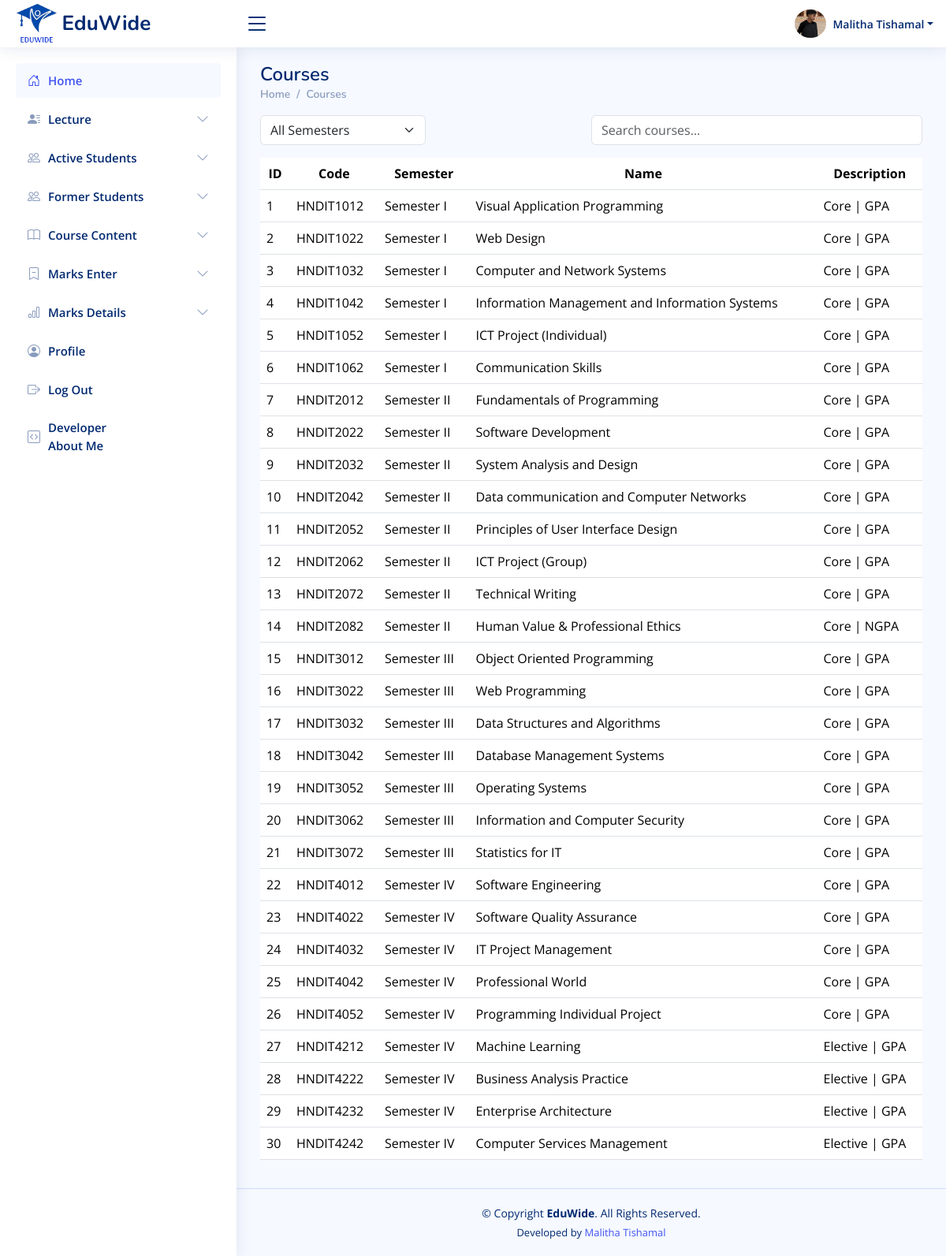
Screenshot of /lectures/pages-courses.php (signed in) with the database file from the repository.
### tables this page shows
CREATE TABLE `lectures` (
  `id` int(11) NOT NULL,
  `username` varchar(255) NOT NULL,
  `nic` varchar(20) NOT NULL,
  `email` varchar(255) NOT NULL,
  `mobile` varchar(15) DEFAULT NULL,
  `linkedin` varchar(200) NOT NULL,
  `blog` varchar(200) NOT NULL,
  `github` varchar(200) NOT NULL,
  `facebook` varchar(200) NOT NULL,
  `password` varchar(255) NOT NULL,
  `profile_picture` varchar(255) DEFAULT 'uploads/profile_pictures/default.png',
  `created_at` timestamp NOT NULL DEFAULT current_timestamp(),
  `status` varchar(20) DEFAULT 'pending'
);

CREATE TABLE `subjects` (
  `id` int(11) NOT NULL,
  `semester` varchar(50) DEFAULT NULL,
  `code` varchar(20) DEFAULT NULL,
  `name` varchar(255) DEFAULT NULL,
  `description` varchar(255) DEFAULT NULL
);

### lectures/pages-courses.php (the view, shortened to what this page needs)
<?php
require_once '../includes/db-conn.php';
$user_id = $_SESSION['lecturer_id'];
$sql = "SELECT * FROM lectures WHERE id = ?";
$stmt = $conn->prepare($sql);
$stmt->bind_param("i", $user_id);
$stmt->execute();
$result = $stmt->get_result();
$user = $result->fetch_assoc();
$sql = "SELECT * FROM subjects";
$result = $conn->query($sql);
?>
<!DOCTYPE html>
<html lang="en">
<head>
    <?php include_once("../includes/css-links-inc.php"); ?>
</head>
<body>
    <?php include_once("../includes/header.php") ?>
    <?php include_once("../includes/lectures-sidebar.php") ?>
    <main id="main" class="main">
        <div class="pagetitle">
            <h1>Courses</h1>
            <nav>
                <ol class="breadcrumb">
                    <li class="breadcrumb-item"><a href="">Home</a></li>
                    <li class="breadcrumb-item"><a href="">Courses</a></li>
                </ol>
            </nav>
        </div>
        <section class="section">
            <div class="d-flex justify-content-between mb-3">
                <select id="semesterFilter" class="form-select w-25">
                    <option value="">All Semesters</option>
                </select>
                        <input type="text" id="searchInput" class="form-control w-50" placeholder="Search courses...">
            </div>
            <table id="courseDataTable" class="table ">
                <thead class="align-middle text-center">
                    <tr>
                        <th>ID</th>
                        <th>Code</th>
                        <th>Semester</th>
                        <th>Name</th>
                        <th>Description</th>
                    </tr>
                </thead>
                <tbody id="courseTable">
                    <?php
                    if ($result->num_rows > 0) {
                        while ($row = $result->fetch_assoc()) {
                            echo "<tr>";
                            echo "<td>" . $row['id'] . "</td>";
                            echo "<td>" . $row['code'] . "</td>";
                            echo "<td class='semester'>" . $row['semester'] . "</td>";
                            echo "<td class='course-name'>" . $row['name'] . "</td>";
                            echo "<td>" . $row['description'] . "</td>";
                            echo "</tr>";
                        }
                    } else {
                        echo "<tr><td colspan='6' class='text-center'>No Courses.</td></tr>";
                    }
                    ?>
                </tbody>
            </table>
        </section>
    </main>
    <?php include_once("../includes/footer.php") ?>
</body>
</html>

### includes/header.php (shortened to what this page needs)
<header id="header" class="header fixed-top d-flex align-items-center">
    <div class="d-flex align-items-center justify-content-between">
        <a href="" class="logo d-flex align-items-center">
            <img src="<?php echo $base_url; ?>assets/images/logos/eduwide-logo.png" alt="">
            <span class="d-none d-lg-block">EduWide</span>
        </a>
        <i class="bi bi-list toggle-sidebar-btn"></i>
    </div>
    <nav class="header-nav ms-auto">
        <ul class="d-flex align-items-center">
            <?php
                $profilePic = isset($user['profile_picture']) && $user['profile_picture'] ? $user['profile_picture'] : 'default.png';
            ?>
            <li class="nav-item dropdown pe-3">
                <a class="nav-link nav-profile d-flex align-items-center pe-0" href="#" data-bs-toggle="dropdown">
                   <img id="profilePicture" src="<?php echo $profilePic; ?>" alt="Profile Picture" class="rounded-circle" style="width: 40px !important; height: 40px !important; object-fit: cover;">
                    <span class="d-none d-md-block dropdown-toggle ps-2"><?php echo htmlspecialchars($user['username']); ?></span>
                </a>
            </li>
        </ul>
    </nav>
</header>

### assets/css/style.css (style rules this page uses)
:root { scroll-behavior: smooth; }
body { font-family: "Open Sans", sans-serif; background: #f6f9ff; color: #444444; }
a { color: #4154f1; text-decoration: none; }
h1, h2, h3, h4, h5, h6 { font-family: "Nunito", sans-serif; }
#main { margin-top: 60px; padding: 20px 30px; transition: all 0.3s; }
.pagetitle { margin-bottom: 10px; }
.pagetitle h1 { font-size: 24px; margin-bottom: 0; font-weight: 600; color: #012970; }
.breadcrumb { font-size: 14px; font-family: "Nunito", sans-serif; color: #899bbd; font-weight: 600; }
.breadcrumb a { color: #899bbd; transition: 0.3s; }
.breadcrumb .breadcrumb-item::before { color: #899bbd; }
.logo { line-height: 1; }
@media (min-width: 1200px) { .logo { width: 280px; } }
.logo img { max-height: 50px; margin-right: 6px; }
.logo span { font-size: 26px; font-weight: 700; color: #012970; font-family: "Nunito", sans-serif; }
.header { transition: all 0.5s; z-index: 997; height: 60px; box-shadow: 0px 2px 20px rgba(1, 41, 112, 0.1); background-color: #fff; padding-left: 20px; }
.header .toggle-sidebar-btn { font-size: 32px; padding-left: 10px; cursor: pointer; color: #012970; }
.header-nav ul { list-style: none; }
.header-nav>ul { margin: 0; padding: 0; }
.header-nav .nav-profile { color: #012970; }
.header-nav .nav-profile img { max-height: 36px; }
.header-nav .nav-profile span { font-size: 14px; font-weight: 600; }
@media (min-width: 1200px) { #main, #footer { margin-left: 300px; } }

### rows the page displays
lectures: profile_picture (picture), username "Malitha Tishamal"
subjects: id "1", code "HNDIT1012", semester "Semester I", name "Visual Application Programming", description "Core | GPA"
subjects: id "2", code "HNDIT1022", semester "Semester I", name "Web Design", description "Core | GPA"
subjects: id "3", code "HNDIT1032", semester "Semester I", name "Computer and Network Systems", description "Core | GPA"
subjects: id "4", code "HNDIT1042", semester "Semester I", name "Information Management and Information Systems", description "Core | GPA"
subjects: id "5", code "HNDIT1052", semester "Semester I", name "ICT Project (Individual)", description "Core | GPA"
subjects: id "6", code "HNDIT1062", semester "Semester I", name "Communication Skills", description "Core | GPA"
subjects: id "7", code "HNDIT2012", semester "Semester II", name "Fundamentals of Programming", description "Core | GPA"
subjects: id "8", code "HNDIT2022", semester "Semester II", name "Software Development", description "Core | GPA"
subjects: id "9", code "HNDIT2032", semester "Semester II", name "System Analysis and Design", description "Core | GPA"
subjects: id "10", code "HNDIT2042", semester "Semester II", name "Data communication and Computer Networks", description "Core | GPA"
subjects: id "11", code "HNDIT2052", semester "Semester II", name "Principles of User Interface Design", description "Core | GPA"
subjects: id "12", code "HNDIT2062", semester "Semester II", name "ICT Project (Group)", description "Core | GPA"
subjects: id "13", code "HNDIT2072", semester "Semester II", name "Technical Writing", description "Core | GPA"
subjects: id "14", code "HNDIT2082", semester "Semester II", name "Human Value & Professional Ethics", description "Core | NGPA"
subjects: id "15", code "HNDIT3012", semester "Semester III", name "Object Oriented Programming", description "Core | GPA"
subjects: id "16", code "HNDIT3022", semester "Semester III", name "Web Programming", description "Core | GPA"
subjects: id "17", code "HNDIT3032", semester "Semester III", name "Data Structures and Algorithms", description "Core | GPA"
subjects: id "18", code "HNDIT3042", semester "Semester III", name "Database Management Systems", description "Core | GPA"
subjects: id "19", code "HNDIT3052", semester "Semester III", name "Operating Systems", description "Core | GPA"
subjects: id "20", code "HNDIT3062", semester "Semester III", name "Information and Computer Security", description "Core | GPA"
subjects: id "21", code "HNDIT3072", semester "Semester III", name "Statistics for IT", description "Core | GPA"
subjects: id "22", code "HNDIT4012", semester "Semester IV", name "Software Engineering", description "Core | GPA"
subjects: id "23", code "HNDIT4022", semester "Semester IV", name "Software Quality Assurance", description "Core | GPA"
subjects: id "24", code "HNDIT4032", semester "Semester IV", name "IT Project Management", description "Core | GPA"
subjects: id "25", code "HNDIT4042", semester "Semester IV", name "Professional World", description "Core | GPA"
subjects: id "26", code "HNDIT4052", semester "Semester IV", name "Programming Individual Project", description "Core | GPA"
subjects: id "27", code "HNDIT4212", semester "Semester IV", name "Machine Learning", description "Elective | GPA"
subjects: id "28", code "HNDIT4222", semester "Semester IV", name "Business Analysis Practice", description "Elective | GPA"
subjects: id "29", code "HNDIT4232", semester "Semester IV", name "Enterprise Architecture", description "Elective | GPA"
subjects: id "30", code "HNDIT4242", semester "Semester IV", name "Computer Services Management", description "Elective | GPA"
